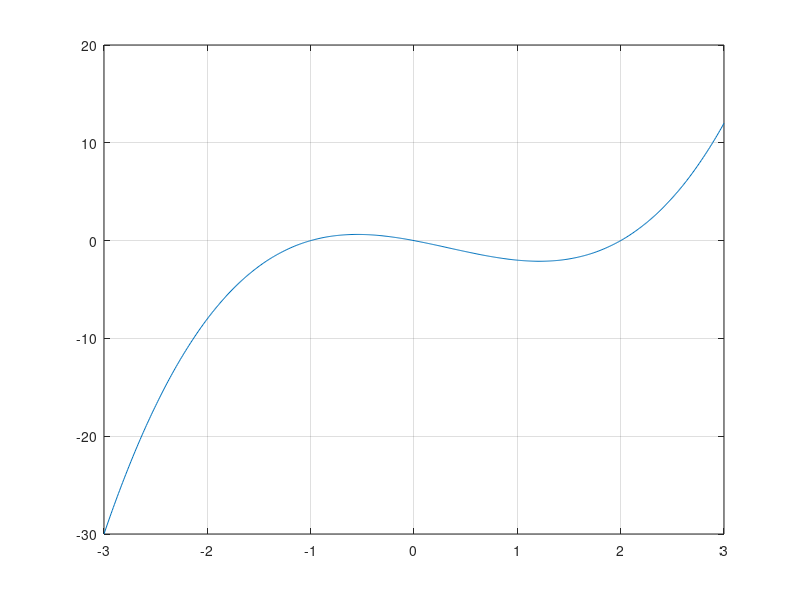

This figure's MATLAB source: (Note: this script raises an error after producing the figure.)
%%
            % Solving a non linear equation
            % Newton Method
close all
clear all 
format long

f = @(x) x.^ 3- x.^ 2- 2.* x;
df = @(x) 3* x.^ 2 - 2.* x -2 ;

            % making a mesh on x axis with the step of 0.01

x = [-3: 0.01: 3]';
y=f(x);

plot(x,y)
grid on 

            % in this plot we see there are 3 answers for this equation
            % answers are approximately around -1, 0, 2
            % we want to find the one which is around 1.6, so we choose 
            % x = -0.8 as our initial guess to use in Newton's method


x0 = 0.3;

tolerance = 10e-8;
maxIter=200;


for i=1:maxIter

    delta = -f(x0)/ df(x0);
    
    if abs( f(x0) ) < tolerance
        break
    end

    x0 = x0+ delta;
end

x0
sprintf (" the number of iterations for Newton's method = %.15g ", i)


%% 
            %Fixed Point Method
close all
clear all
format long

f = @(x) x.^3 - x.^2 - 2.*x;
df=@(x) 3* x.^2 - 2.*x -2;
phi = @(x) 0.5* (x.^3 - x.^2);
dphi = @(x) 0.5.* (3.* x.^2 - 2.*x); 


            % making a mesh on x axis with the step of 0.01 over the given
            % interval

x = [ -3: 0.01: 3]';
y = f(x);

            % Based on the theory, we know that fixed point method only can
            % provide us with the answers which are in the interval that
            % the first derivative of phi function is below 1



figure(1)
tiledlayout(2,1)

nexttile
plot(x,abs(dphi(x)), x,ones(size(x)),'k*')
title('derivative of dphi')

grid on

nexttile
plot(x, y, x, zeros(size(x)),'k')
grid on

            % So the plot on the buttom shows that this non-linear equation
            % has three answers around -1, 0, and 2. but the plot on the
            % top shows that the fixed point method can only give us the
            % answer which is around 0, because two other answers are in
            % the area for which the absolute value of  derivative of phi
            % function is larger than 1

x0 = 0.3;

tolerance=10.^-7;
maxIter=200;


for i = 1 : maxIter

    x1 = phi(x0);
    
    if abs( f(x1) ) < tolerance
        break
    end

    x0 = x1;
end

x1
sprintf (" the number of iterations for Newton's method = %.15g ", i)
